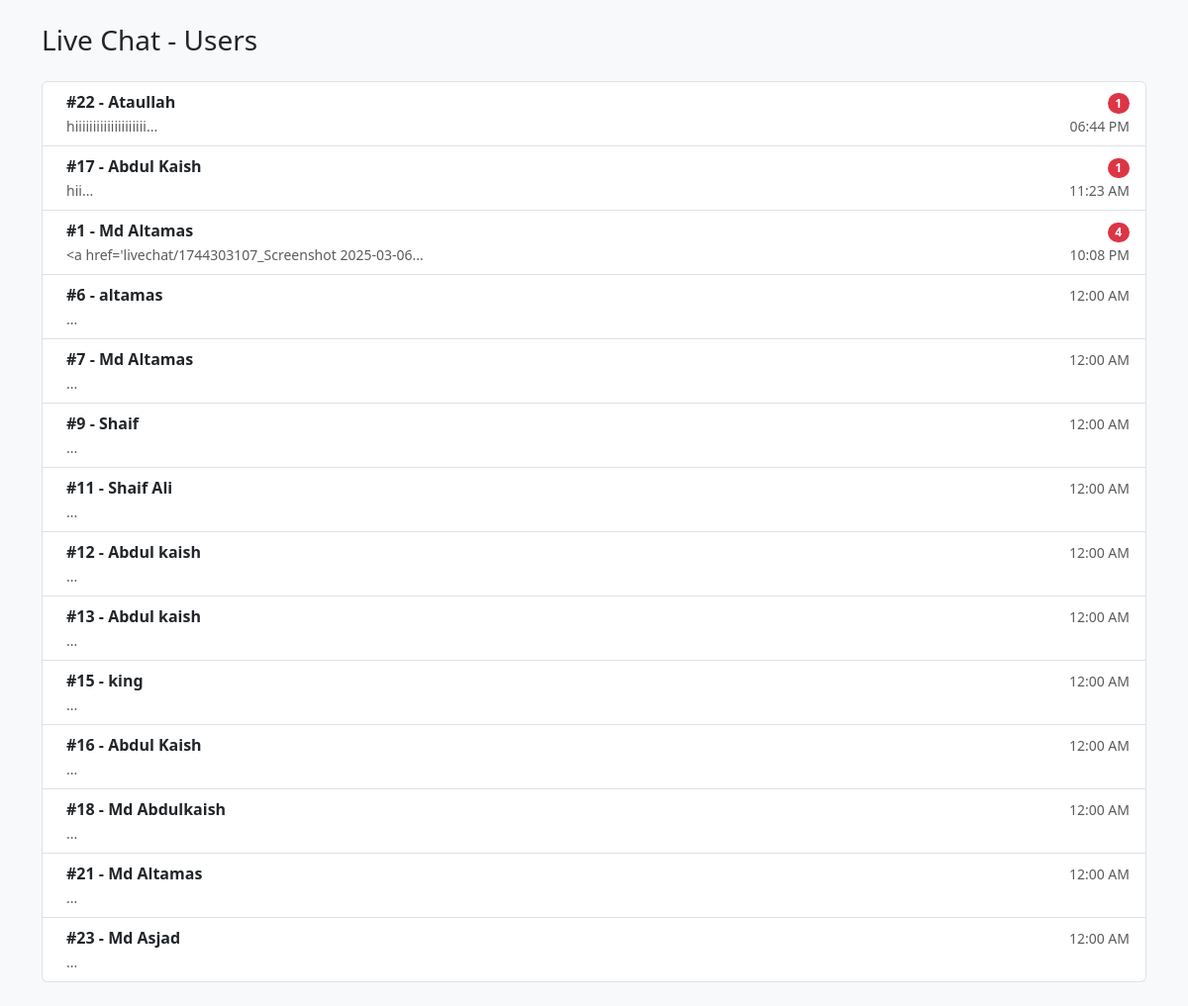
/char_users.php, run on the app's committed database.
### tables this page shows
CREATE TABLE `users` (
  `id` int(11) NOT NULL,
  `name` varchar(255) NOT NULL,
  `email` varchar(255) DEFAULT NULL,
  `phone` varchar(15) DEFAULT NULL,
  `password` varchar(255) NOT NULL,
  `profile_picture` varchar(255) DEFAULT NULL,
  `created_at` timestamp NOT NULL DEFAULT current_timestamp(),
  `mobile` varchar(15) NOT NULL,
  `status` enum('active','inactive','banned') DEFAULT 'active',
  `is_banned` tinyint(1) DEFAULT 0,
  `reset_token` varchar(255) DEFAULT NULL,
  `reset_token_expiry` datetime DEFAULT NULL,
  `reset_otp` varchar(6) DEFAULT NULL,
  `reset_otp_expiry` datetime DEFAULT NULL,
  `last_seen` datetime DEFAULT current_timestamp() ON UPDATE current_timestamp(),
  `last_active` datetime DEFAULT current_timestamp(),
  `referral_code` varchar(20) DEFAULT NULL,
  `referred_by` varchar(20) DEFAULT NULL,
  `referral_earned` tinyint(1) DEFAULT 0,
  `wallet_balance` decimal(10,2) DEFAULT 0.00
);

### char_users.php (the view, shortened to what this page needs)
<?php
include '../db_connect.php';
$query = "SELECT u.id, u.name, m.message, m.timestamp,
         (SELECT COUNT(*) FROM messages WHERE sender_id = u.id AND receiver_id = 'admin' AND is_read = 0) AS unread_count
          FROM users u
          LEFT JOIN (
              SELECT * FROM messages WHERE id IN (
                  SELECT MAX(id) FROM messages GROUP BY sender_id, receiver_id
              )
          ) m ON m.sender_id = u.id OR m.receiver_id = u.id
          GROUP BY u.id
          ORDER BY m.timestamp DESC";
$result = mysqli_query($conn, $query);
?>
<!DOCTYPE html>
<html>
<head>
    <link href="https://cdn.jsdelivr.net/npm/bootstrap@5.3.2/dist/css/bootstrap.min.css" rel="stylesheet">
</head>
<body class="bg-light">
<div class="container py-4">
    <h3 class="mb-4">Live Chat - Users</h3>
    <div class="list-group">
        <?php while($row = mysqli_fetch_assoc($result)): ?>
            <a href="admin_chat.php?user_id=<?= $row['id'] ?>" class="list-group-item list-group-item-action d-flex justify-content-between align-items-start chat-card">
                <div class="ms-2 me-auto">
                    <div class="fw-bold">#<?= $row['id'] ?> - <?= htmlspecialchars($row['name']) ?></div>
                    <small class="text-muted"><?= htmlspecialchars(substr($row['message'], 0, 50)) ?>...</small>
                </div>
                <div class="text-end">
                    <?php if ($row['unread_count'] > 0): ?>
                        <span class="badge bg-danger rounded-pill"><?= $row['unread_count'] ?></span><br>
                    <?php endif; ?>
                    <small class="text-muted"><?= date('h:i A', strtotime($row['timestamp'])) ?></small>
                </div>
            </a>
        <?php endwhile; ?>
    </div>
</div>
</body>
</html>

### data on the page
users: id "22", name "Ataullah", message "hiiiiiiiiiiiiiiiiiiii", unread_count "1", timestamp "06:44 PM"
users: id "17", name "Abdul Kaish", message "hii", unread_count "1", timestamp "11:23 AM"
users: id "1", name "Md Altamas", message "<a href='livechat/1744303107_Screenshot 2025-03-06", unread_count "4", timestamp "10:08 PM"
users: id "6", name "altamas", timestamp "12:00 AM"
users: id "7", name "Md Altamas", timestamp "12:00 AM"
users: id "9", name "Shaif", timestamp "12:00 AM"
users: id "11", name "Shaif Ali", timestamp "12:00 AM"
users: id "12", name "Abdul kaish", timestamp "12:00 AM"
users: id "13", name "Abdul kaish", timestamp "12:00 AM"
users: id "15", name "king", timestamp "12:00 AM"
users: id "16", name "Abdul Kaish", timestamp "12:00 AM"
users: id "18", name "Md Abdulkaish", timestamp "12:00 AM"
users: id "21", name "Md Altamas", timestamp "12:00 AM"
users: id "23", name "Md Asjad", timestamp "12:00 AM"
